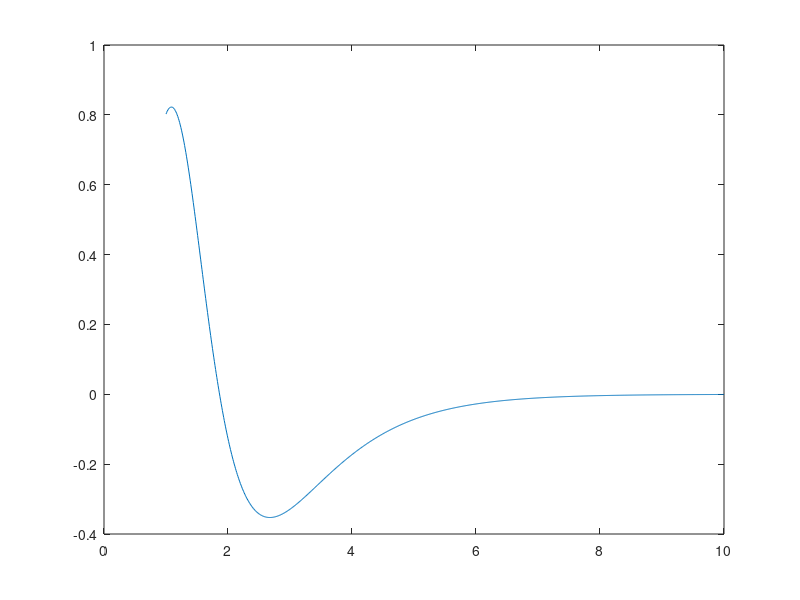

This chart was generated by the following MATLAB code:
function y = drawEntropy3()
t = [1:0.01:10];
e = 0.5;
y = (((exp(e).*(exp(t) - 1).^2 + 8).*((8.*exp(t) + 2.*exp(t).*(exp(t) - 1))./(exp(e).*(exp(t) - 1).^2 + 8) - (2.*exp(e).*exp(t).*(8.*exp(t) + (exp(t) - 1).^2).*(exp(t) - 1))./(exp(e).*(exp(t) - 1).^2 + 8).^2))./(8.*exp(t) + (exp(t) - 1).^2) - 8./(exp(e).*(exp(t) - 1).^2 + 8) + (2.*exp(e).*exp(t).*(exp(t) - 1).*(8.*e + 8.*t))./(exp(e).*(exp(t) - 1).^2 + 8).^2)./log(2);
plot(t,y);